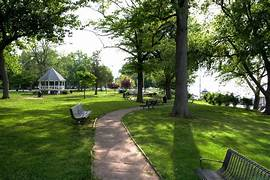
#> input picture Photos/park.jpg, 270 x 180 px, found by its file name
$ python split_color_channels.py
#> lines starting #> are read from the running program, lines starting #| are printed output that depends on the picture
import cv2 as cv
import numpy as np

img = cv.imread('Photos/park.jpg')
#> img is the input picture: shape (180, 270, 3); mean B, G, R 68, 106.5, 93.7
cv.imshow('Park', img)

blank = np.zeros(img.shape[:2], dtype='uint8')

b,g,r = cv.split(img)
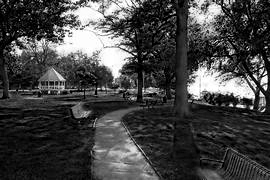
#> b: shape (180, 270); min 0, max 255, mean 68
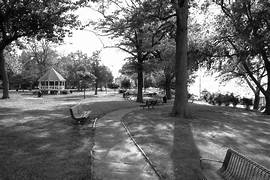
#> g: shape (180, 270); min 0, max 255, mean 106.5
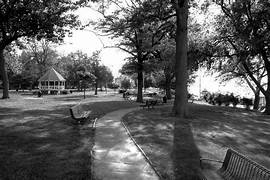
#> r: shape (180, 270); min 0, max 255, mean 93.7

cv.imshow('Blue-1', b)
cv.imshow('Green-1', g)
cv.imshow('Red-1', r)


blue = cv.merge([b,blank,blank])
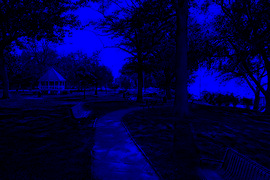
#> blue: shape (180, 270, 3); mean of channels 0, 1, 2 68, 0, 0; drawn as B, G, R
green = cv.merge([blank,g,blank])
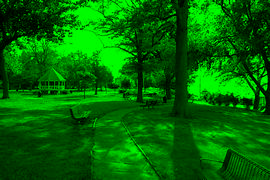
#> green: shape (180, 270, 3); mean of channels 0, 1, 2 0, 106.5, 0; drawn as B, G, R
red = cv.merge([blank,blank,r])
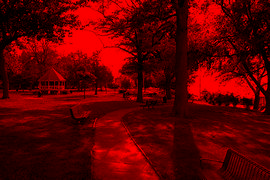
#> red: shape (180, 270, 3); mean of channels 0, 1, 2 0, 0, 93.7; drawn as B, G, R


cv.imshow('Blue', blue)
cv.imshow('Green', green)
cv.imshow('Red', red)

print(img.shape)
#| (180, 270, 3)
print(b.shape)
#| (180, 270)
print(g.shape)
#| (180, 270)
print(r.shape)
#| (180, 270)

merged = cv.merge([b,g,r])
cv.imshow('Merged Image', merged)

cv.waitKey(0)

$ run again, with Photos/cat.jpg copied over Photos/park.jpg
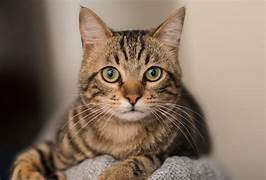
#> input picture Photos/cat.jpg, 266 x 180 px, found by its file name
#> img is the input picture: shape (180, 266, 3); mean B, G, R 98.5, 114.9, 133.9
#> `green = cv.merge([blank,g,blank])`:
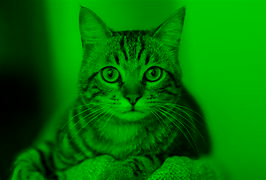
#> green: shape (180, 266, 3); mean of channels 0, 1, 2 0, 114.9, 0; drawn as B, G, R
#> `red = cv.merge([blank,blank,r])`:
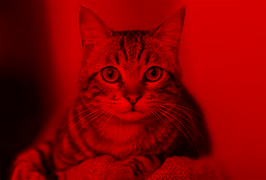
#> red: shape (180, 266, 3); mean of channels 0, 1, 2 0, 0, 133.9; drawn as B, G, R
#| (180, 266, 3)
#| (180, 266)
#| (180, 266)
#| (180, 266)

$ run again, with Photos/cats.jpg copied over Photos/park.jpg
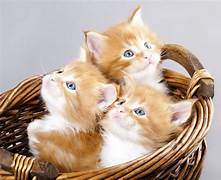
#> input picture Photos/cats.jpg, 221 x 180 px, found by its file name
#> img is the input picture: shape (180, 221, 3); mean B, G, R 151.6, 167.7, 188.7
#> `green = cv.merge([blank,g,blank])`:
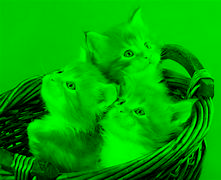
#> green: shape (180, 221, 3); mean of channels 0, 1, 2 0, 167.7, 0; drawn as B, G, R
#> `red = cv.merge([blank,blank,r])`:
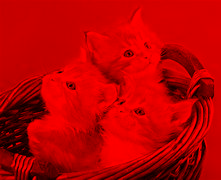
#> red: shape (180, 221, 3); mean of channels 0, 1, 2 0, 0, 188.7; drawn as B, G, R
#| (180, 221, 3)
#| (180, 221)
#| (180, 221)
#| (180, 221)
